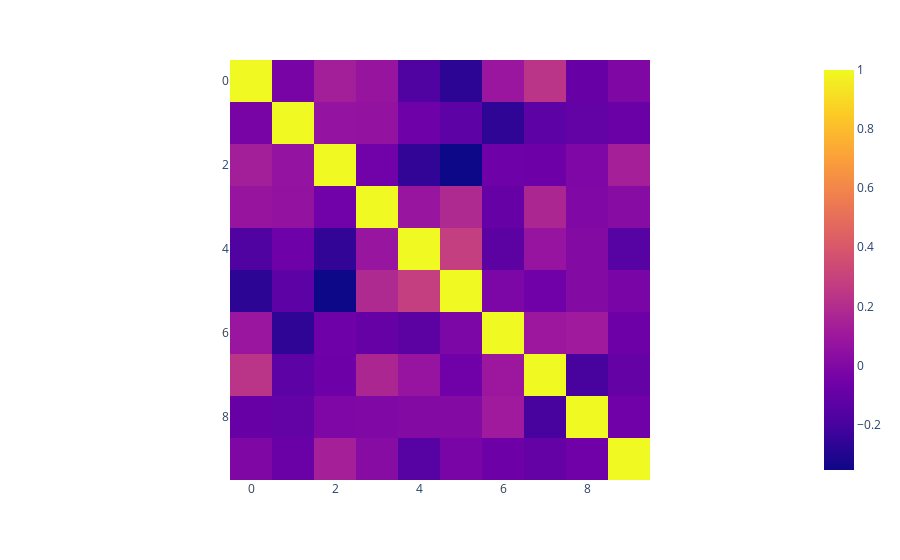

Write notebook code for a chart like this one.
### Code cell
# get cosine similarity between each pair of matrices in the embedding matrix
from sklearn.metrics.pairwise import cosine_similarity
px.imshow(cosine_similarity(classifier.transformer.pos_embed.W_pos.detach()))

### Figure 1 — Plotly figure (JSON) as saved in the notebook; plotly's stock layout.template omitted (floating-point values rounded to 4 significant figures)
{"data": [{"coloraxis": "coloraxis", "hovertemplate": "x: %{x}<br>y: %{y}<br>color: %{z}<extra></extra>", "name": "0", "type": "heatmap", "xaxis": "x", "yaxis": "y", "z": [[1.0, -0.02952, 0.1293, 0.08005, -0.1665, -0.2731, 0.0919, 0.2359, -0.09047, -0.006599], [-0.02952, 1.0, 0.0679, 0.06356, -0.06617, -0.1247, -0.2647, -0.1256, -0.104, -0.08244], [0.1293, 0.0679, 1, -0.05733, -0.2533, -0.3538, -0.06499, -0.07159, -0.00883, 0.1373], [0.08005, 0.06356, -0.05733, 1, 0.08373, 0.1861, -0.09549, 0.17, -0.002905, 0.02361], [-0.1665, -0.06617, -0.2533, 0.08373, 1, 0.2844, -0.1297, 0.07569, 0.01127, -0.1444], [-0.2731, -0.1247, -0.3538, 0.1861, 0.2844, 1.0, -0.01561, -0.06101, 0.009847, -0.02271], [0.0919, -0.2647, -0.06499, -0.09549, -0.1297, -0.01561, 1.0, 0.09676, 0.112, -0.06891], [0.2359, -0.1256, -0.07159, 0.17, 0.07569, -0.06101, 0.09676, 1, -0.1974, -0.0957], [-0.09047, -0.104, -0.00883, -0.002905, 0.01127, 0.009847, 0.112, -0.1974, 1.0, -0.05832], [-0.006599, -0.08244, 0.1373, 0.02361, -0.1444, -0.02271, -0.06891, -0.0957, -0.05832, 1.0]]}], "layout": {"coloraxis": {"colorscale": [[0, "#0d0887"], [0.1111, "#46039f"], [0.2222, "#7201a8"], [0.3333, "#9c179e"], [0.4444, "#bd3786"], [0.5556, "#d8576b"], [0.6667, "#ed7953"], [0.7778, "#fb9f3a"], [0.8889, "#fdca26"], [1, "#f0f921"]]}, "margin": {"t": 60}, "xaxis": {"anchor": "y", "constrain": "domain", "domain": [0, 1], "scaleanchor": "y"}, "yaxis": {"anchor": "x", "autorange": "reversed", "constrain": "domain", "domain": [0, 1]}}}
